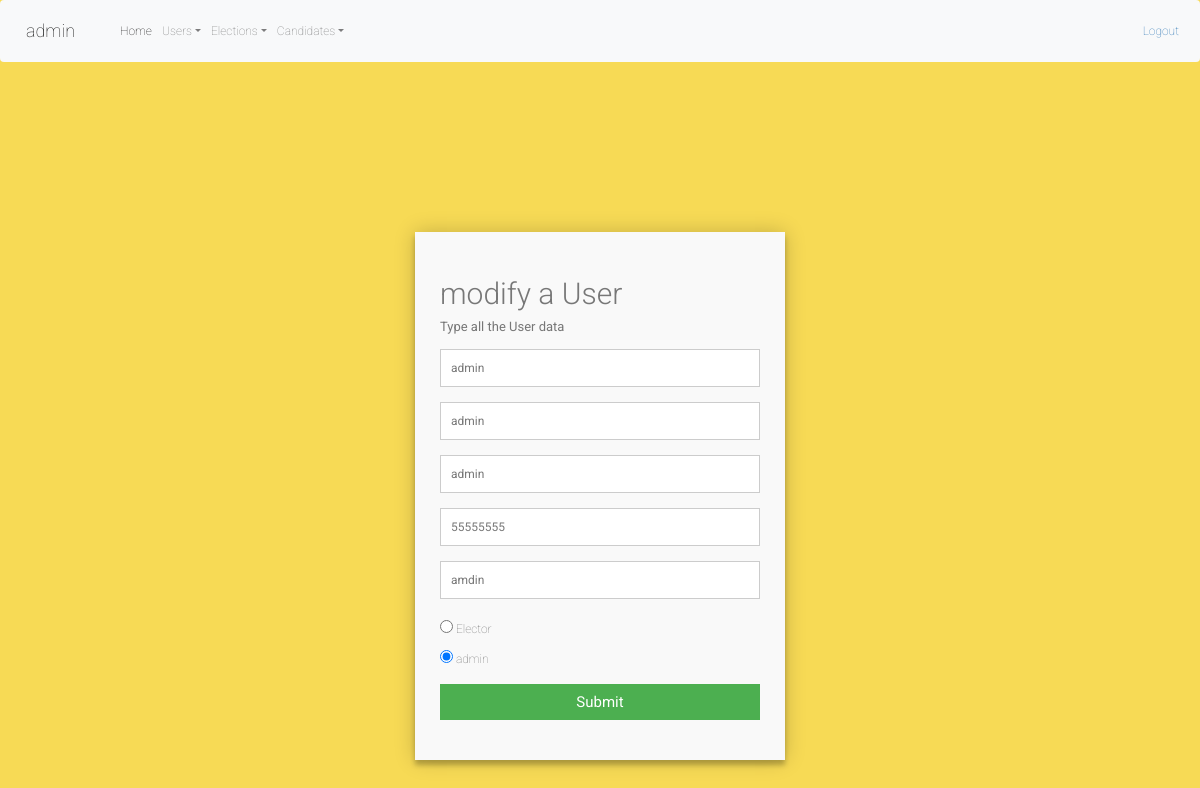
The page /admin/users/modifyUser.php?id=2 (signed in) on the database its author committed.
### tables this page shows
CREATE TABLE `user` (
  `id` int(11) NOT NULL,
  `firstName` varchar(10) NOT NULL,
  `lastName` varchar(10) NOT NULL,
  `address` varchar(25) NOT NULL,
  `email` varchar(20) NOT NULL,
  `password` varchar(20) NOT NULL,
  `tel` varchar(12) NOT NULL,
  `role` int(1) NOT NULL DEFAULT '0'
);

### admin/users/modifyUser.php (the view, shortened to what this page needs)
<?php
$bdd = ConnexionBD::getInstance();
if(isset($_SESSION['username']) && isset($_SESSION['password']) && isset($_SESSION['role'])) {
    if($_SESSION['role']){
        $id = $_GET["id"];
            $req = $bdd->prepare('SELECT * FROM user WHERE id=?');
            $req->execute(array($id));
            $user = $req->fetch(PDO::FETCH_OBJ);
        include '../../includes/header.php';
        ?>
        <link rel="stylesheet" href="../../assets/css/style.css">
        <div class="container">
            <form id="contact" action="./showUser.php" method="post">
                <h3>modify a User</h3>
                <h4>Type all the User data</h4>
                <fieldset>
                    <input type="text" name="first" placeholder="First Name" value="<?=$user->firstName?>"/>
                </fieldset>
                <fieldset>
                    <input type="text" name="last" placeholder="Last Name" value="<?=$user->lastName?>" />
                </fieldset>
                <fieldset>
                    <input type="email" name="email" placeholder="Email" value="<?=$user->email?>"/>
                </fieldset>
                <fieldset>
                    <input type="text" name="tel" placeholder="Tel" value="<?=$user->tel?>"/>
                </fieldset>
                <fieldset>
                    <input type="text" name="address" placeholder="Address" value="<?=$user->address?>"/>
                </fieldset>
                <fieldset>
                    <?php if($user->role){?>
                        <input type="radio" name="role" value="0"> Elector<br>
                        <input type="radio" name="role" value="1" checked> admin<br>
                    <?php }else{?>
                        <input type="radio" name="role" value="0" checked> Elector<br>
                        <input type="radio" name="role" value="1"> admin<br>
                    <?php }?>
                </fieldset>
                <fieldset>
                    <button name="submit" type="submit" id="contact-submit" data-submit="...Adding">Submit</button>
                </fieldset>
            </form>
        </div>
        <?php
    }
    else{
        header("Location: ../login");
    }
}
else{
    header("Location: ../login");
}
?>

### assets/css/style.css (style rules this page uses)
* { margin: 0; padding: 0; box-sizing: border-box; -webkit-box-sizing: border-box; -moz-box-sizing: border-box; -webkit-font-smoothing: antialiased; -moz-font-smoothing: antialiased; -o-font-smoothing: antialiased; font-smoothing: antialiased; text-rendering: optimizeLegibility; }
.container { max-width: 400px; width: 100%; margin: 0 auto; position: relative; }
#contact input[type="text"], #contact input[type="email"], #contact input[type="tel"], #contact input[type="url"], #contact textarea, #contact button[type="submit"] { font: 400 12px/16px "Roboto", Helvetica, Arial, sans-serif; }
#contact { background: #F9F9F9; padding: 25px; margin: 150px 0; box-shadow: 0 0 20px 0 rgba(0, 0, 0, 0.2), 0 5px 5px 0 rgba(0, 0, 0, 0.24); }
#contact h3 { display: block; font-size: 30px; font-weight: 300; margin-bottom: 10px; }
#contact h4 { margin: 5px 0 15px; display: block; font-size: 13px; font-weight: 400; }
fieldset { border: medium none !important; margin: 0 0 10px; min-width: 100%; padding: 0; width: 100%; }
#contact input[type="text"], #contact input[type="email"], #contact input[type="tel"], #contact input[type="url"], #contact textarea { width: 100%; border: 1px solid #ccc; background: #FFF; margin: 0 0 5px; padding: 10px; }
#contact button[type="submit"] { cursor: pointer; width: 100%; border: none; background: #4CAF50; color: #FFF; margin: 0 0 5px; padding: 10px; font-size: 15px; }

### rows shown on the page
user: first "admin", last "admin", email "admin", tel "55555555", address "amdin"

### other values the page prints
$_SESSION['username'] "admin"
